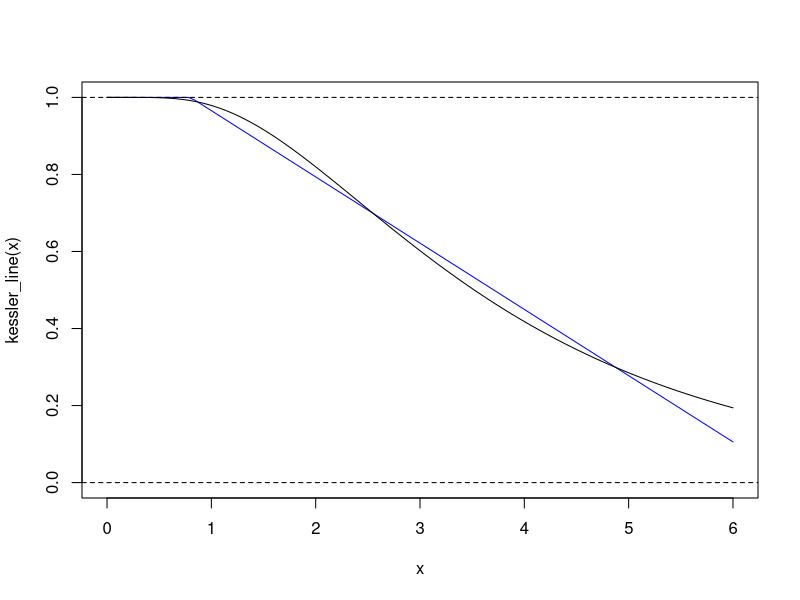

Recreate this plot in R.
kessler_m <- 0.172
kessler_b <- 0.8 * kessler_m + 1
kessler_line <- function(x) pmin(kessler_b - kessler_m * x, 1)
cdfun <- function(x, mu, sig) plnorm(x, mu, sig, lower.tail = FALSE)
pfit <- function(pars) {
  mu <- pars[1]
  sig <- pars[2]
  x <- seq(0.01, 6, 0.1)
  yline <- kessler_line(x)
  yfun <- cdfun(x, mu, sig)
  ## sum((yline - yfun) ^ 2 * (1 / x^1.8))
  sum((yline - yfun) ^ 2)
}
fit <- optim(c(3.5, 2), pfit)
curve(kessler_line(x), 0, 6, col = "blue", ylim = c(0, 1))
curve(cdfun(x, fit$par[1], fit$par[2]), 0, 6, add = TRUE)
abline(h = c(0, 1), lty = 2)
